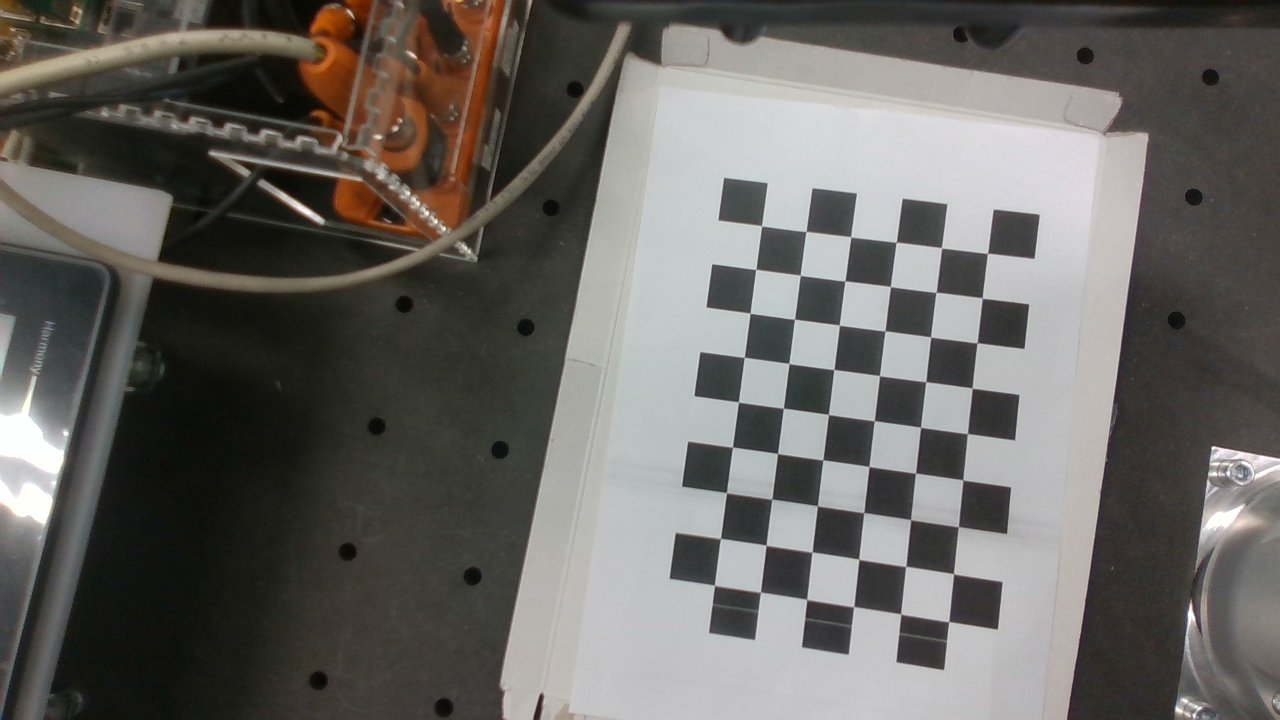
#> input picture ros2_ws/src/calibration/data/calib_images/img_000.png, 1280 x 720 px; its folder holds 4 pictures in this run
$ python calibrate_camera.py --square 1.0
#> lines starting #> are read from the running program, lines starting #| are printed output that depends on the picture
#!/usr/bin/env python3
"""B1 - Intrinsic calibration from chessboard images, compared with RealSense factory data.

Usage:
  python3 calibrate_camera.py --images data/calib_images --square 25.0

  --square = side of ONE square in mm, measured with a ruler on the printed sheet.

Outputs (in the images folder):
  calibration_result.yaml   K, D, RMS error, per-image errors, comparison with factory
  per_image_error.png       bar chart of the reprojection error per image
  coverage.png              where the corners fell in the image (should cover it all)
"""
import argparse
import glob
import os

import cv2
import numpy as np
import yaml


def main():
    p = argparse.ArgumentParser()
    p.add_argument("--images", default="data/calib_images")
    p.add_argument("--square", type=float, required=True, help="square side in mm")
    p.add_argument("--cols", type=int, default=9)
    p.add_argument("--rows", type=int, default=6)
    args = p.parse_args()
    pattern = (args.cols, args.rows)

    # 3D corners of the board in its own frame (Z = 0), in mm
    objp = np.zeros((args.cols * args.rows, 3), np.float32)
    objp[:, :2] = np.mgrid[0:args.cols, 0:args.rows].T.reshape(-1, 2) * args.square

    files = sorted(glob.glob(os.path.join(args.images, "img_*.png")))
    obj_pts, img_pts, used = [], [], []
    size = None
    criteria = (cv2.TERM_CRITERIA_EPS + cv2.TERM_CRITERIA_MAX_ITER, 30, 1e-3)
    for f in files:
        gray = cv2.imread(f, cv2.IMREAD_GRAYSCALE)
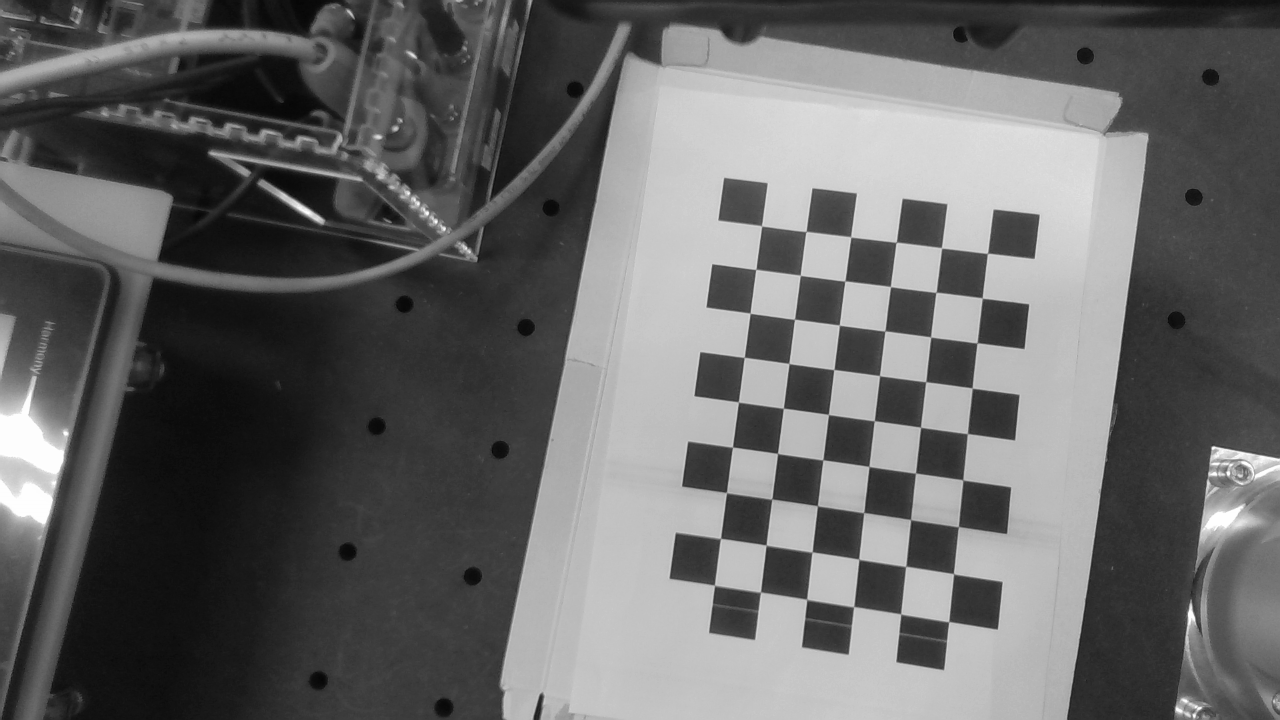
#> gray: shape (720, 1280); min 6, max 254, mean 102.2
        size = gray.shape[::-1]
#> size = (1280, 720)
        found, corners = cv2.findChessboardCorners(gray, pattern, None)
#> found = True; corners = 54 rows, first 8: [987.7, 253.2], [982, 298], [977.5, 342.4], [972.2, 387.8], [968.1, 432.7], [962.4, 479], [958.8, 525.6], [953.6, 573.5]
        if not found:
            print(f"  [skip] board not found: {os.path.basename(f)}")
            continue
        corners = cv2.cornerSubPix(gray, corners, (11, 11), (-1, -1), criteria)
#> corners = 54 rows, first 8: [987.5, 253.3], [982.3, 298], [977.1, 342.8], [972.2, 388], [967.4, 433.6], [962.8, 479.9], [958.4, 526.7], [953.5, 573.8]
#> pass 3 of the loop in main, `for f in files:`:
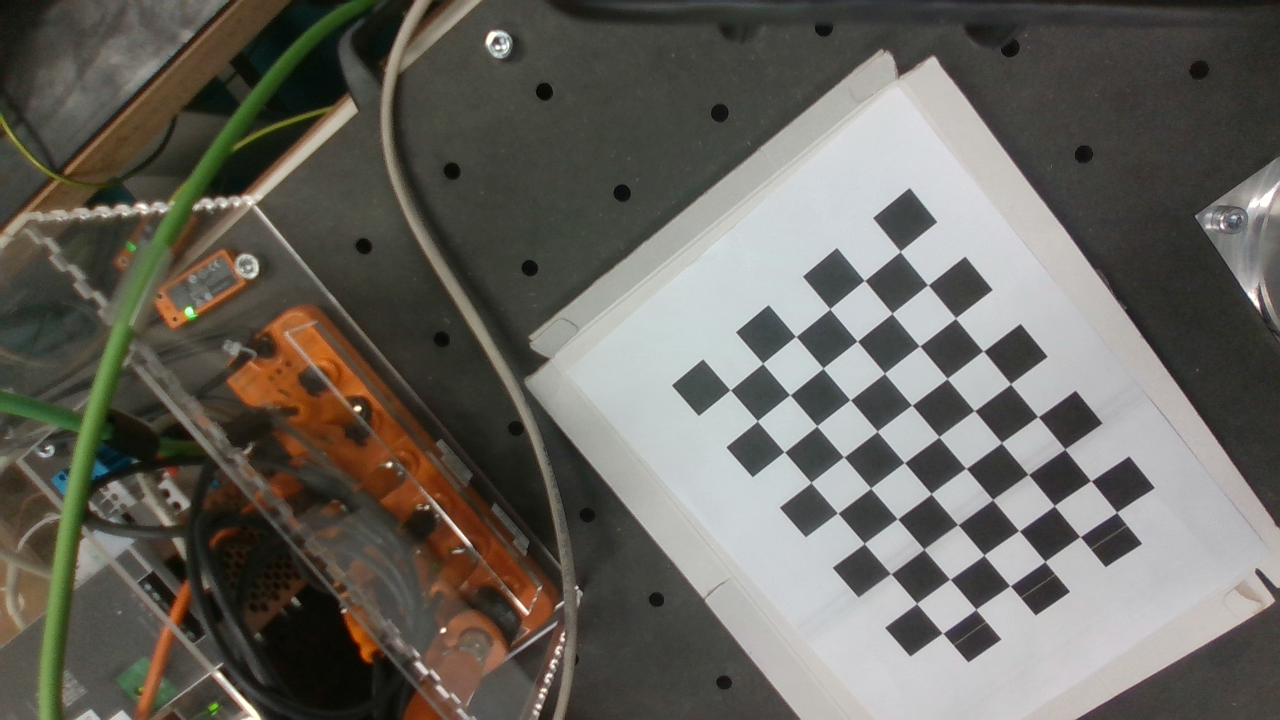
#> input picture ros2_ws/src/calibration/data/calib_images/img_002.png, 1280 x 720 px
#> in main, `gray = cv2.imread(f, cv2.IMREAD_GRAYSCALE)`:
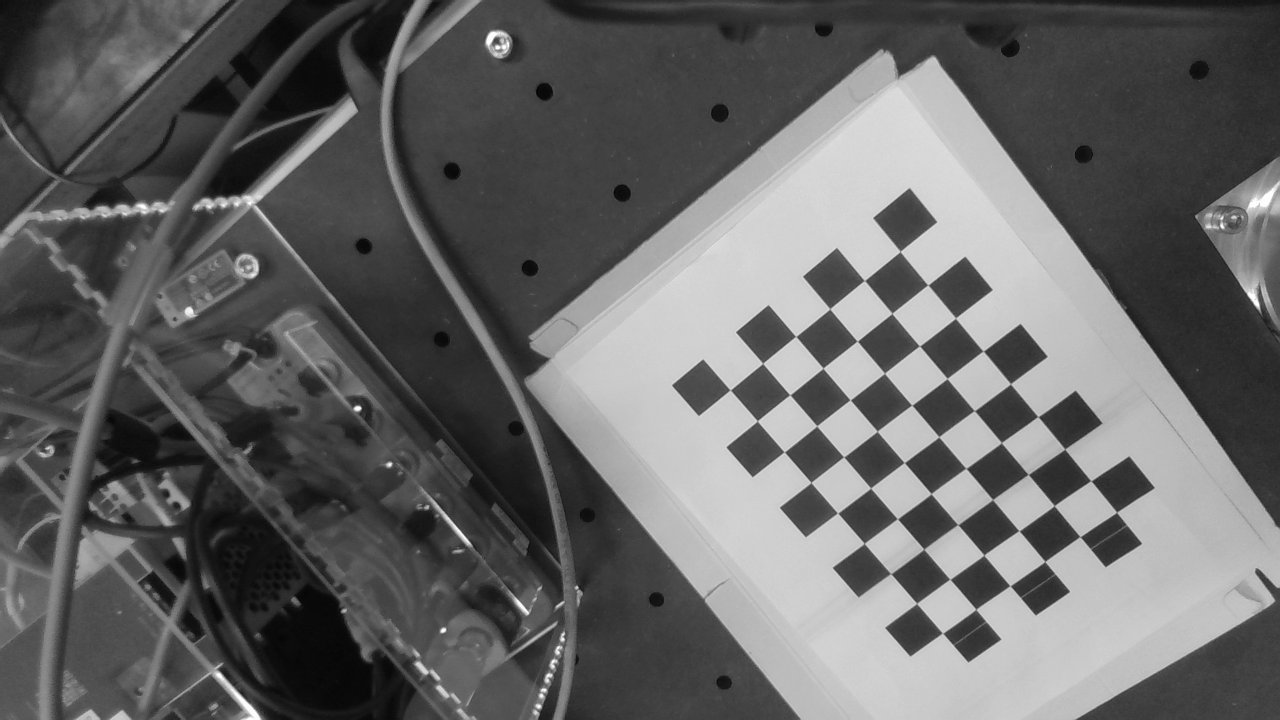
#> gray: shape (720, 1280); min 2, max 254, mean 100.8
#> in main, `found, corners = cv2.findChessboardCorners(gray, pattern, None)`: corners = 54 rows, first 8: [900, 251.5], [927.9, 285], [955.5, 318.1], [983.3, 351.1], [1010.5, 383.9], [1038, 416.6], [1064.8, 449.1], [1090.9, 480.8]
#> in main, `corners = cv2.cornerSubPix(gray, corners, (11, 11), (-1, -1), criteria)`: corners = 54 rows, first 8: [900.2, 251.4], [927.9, 284.9], [955.5, 318.1], [983.2, 351.1], [1010.5, 383.8], [1037.9, 416.6], [1064.8, 449.1], [1090.9, 480.8]
#> the loop made 4 passes; the first 3 are shown
        obj_pts.append(objp)
        img_pts.append(corners)
        used.append(os.path.basename(f))
    print(f"{len(used)}/{len(files)} images usable")
    if len(used) < 10:
#> (the run stopped early here; a loop or call above may not have finished)
